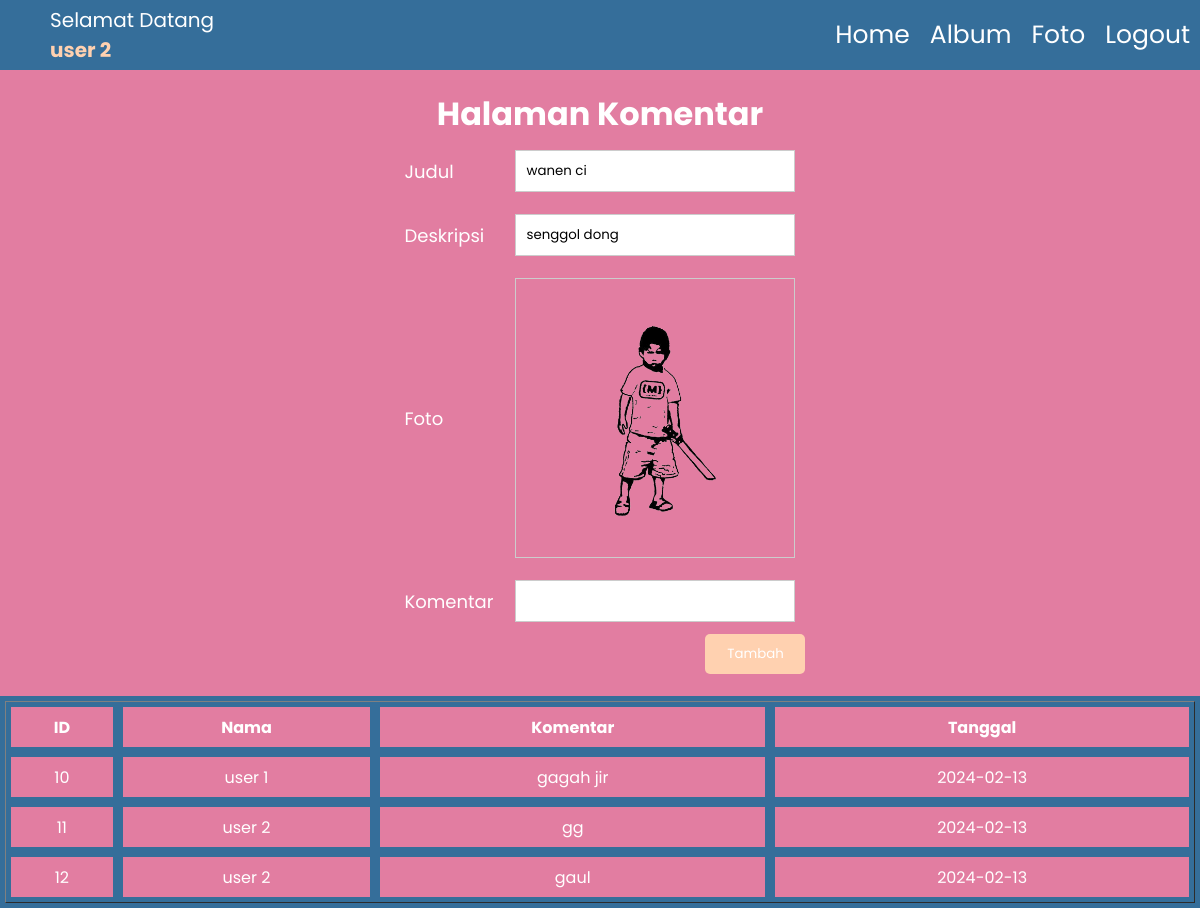
/komentar.php?fotoid=12 (signed in), run on the app's committed database.
### tables this page shows
CREATE TABLE `foto` (
  `fotoid` int(11) NOT NULL,
  `judul_foto` varchar(255) NOT NULL,
  `deskripsi_foto` text NOT NULL,
  `tanggal_unggah` date NOT NULL,
  `lokasi_file` varchar(255) NOT NULL,
  `albumid` int(11) NOT NULL,
  `id_user` int(11) NOT NULL
);

CREATE TABLE `komentarfoto` (
  `komentarid` int(11) NOT NULL,
  `fotoid` int(11) NOT NULL,
  `id_user` int(11) NOT NULL,
  `isikomentar` text NOT NULL,
  `tanggal_komentar` date NOT NULL
);

CREATE TABLE `user` (
  `id_user` int(11) NOT NULL,
  `username` varchar(255) NOT NULL,
  `password` varchar(255) NOT NULL,
  `email` varchar(255) NOT NULL,
  `nama_lengkap` varchar(255) NOT NULL,
  `alamat` text NOT NULL
);

### komentar.php (the view, shortened to what this page needs)
<!DOCTYPE html>
<html lang="en">
<head>
  <link rel="stylesheet" href="css/komentar.css">
  <link rel="stylesheet" href="https://cdnjs.cloudflare.com/ajax/libs/font-awesome/6.5.1/css/all.min.css"/>
</head>
<body>
  <ul>
    <li><p>Selamat Datang <b><?=$_SESSION['nama_lengkap']?></b></p></li>
    <div class="nav">
    <li><a href="index.php">Home</a></li>
    <li><a href="album.php">Album</a></li>
    <li><a href="foto.php">Foto</a></li>
    <li><a href="logout.php">Logout</a></li>
    </div>
  </ul>
  <h1>Halaman Komentar</h1>
  <div class="form">
  <form action="tmb_komentar.php" method="post">
    <?php
      include "koneksi.php";
      $fotoid=$_GET['fotoid'];
      $sql=mysqli_query($koneksi, "select * from foto where fotoid='$fotoid'");
      while($data=mysqli_fetch_array($sql)){
    ?>
    <table>
      <tr>
        <td class="label">Judul</td>
        <td><input type="text" name="judul_foto" value="<?=$data['judul_foto']?>" class="input"></td>
      </tr>
      <tr>
        <td class="label">Deskripsi</td>
        <td><input type="text" name="deskripsi_foto" value="<?=$data['deskripsi_foto']?>" class="input"></td>
      </tr>
      <tr>
        <td class="label">Foto</td>
        <td><img src="gambar/<?=$data['lokasi_file']?>" widht="200px" class="lokasi_file"></td>
      </tr>
      <tr>
        <td class="label">Komentar</td>
        <td><input type="text" name="isikomentar" class="input"></td>
      </tr>
      <tr>
        <td></td>
        <td><input type="submit" value="Tambah" class="button"></td>
      </tr>
    </table>
    <?php
      }
    ?>
  </form>
  </div>
  <div class="input-table">
  <table width="100%" border="1" cellpadding=5 cellspacing=0>
    <tr>
        <th>ID</th>
        <th>Nama</th>
        <th>Komentar</th>
        <th>Tanggal</th>
    </tr>
    <?php
      include "koneksi.php";
      $sql=mysqli_query($koneksi, "select * from komentarfoto,user where komentarfoto.id_user=user.id_user");
      while($data=mysqli_fetch_array($sql)){
    ?>
        <tr>
            <td><?=$data['komentarid']?></td>
            <td><?=$data['nama_lengkap']?></td>
            <td><?=$data['isikomentar']?></td>
            <td><?=$data['tanggal_komentar']?></td>
        </tr>
    <?php
      }
    ?>
  </table>
  </div>
</body>
</html>

### css/komentar.css (style rules this page uses)
* { margin: 0; padding: 0; font-family: "Poppins", sans-serif; box-sizing: border-box; }
body { background: #E27DA1; height: 100vh; }
p { color: #fff; }
b { color: #FFD1B0; }
ul { background-color: #356E9A; display: flex; align-items: center; height: 70px; }
li { list-style: none; }
li p { margin-right: 200px; margin-left: 50px; font-size: 20px; }
.nav { display: flex; margin-left: 400px; }
a { text-decoration: none; color: #fff; font-size: 25px; margin: 20px 10px; }
h1 { text-align: center; color: #fff; margin-top: 20px; }
.form { width: auto; display: flex; justify-content: center; align-items: center; }
.label { color: #fff; font-size: 18px; padding: 10px; }
.input { display: block; border: 1px solid #ccc; width: 280px; padding: 10px; margin: 10px; }
.lokasi_file { color: #fff; display: block; border: 1px solid #ccc; width: 280px; padding: 10px; margin: 10px; }
.button { float: right; background: #FFD1B0; padding: 10px 15px; color: #fff; border-radius: 5px; border: none; width: 100px; }
.input-table { display: flex; justify-content: center; margin-top: 20px; color: #fff; text-align: center; border: 5px solid #356E9A; }
.input-table th { height: 50px; border: 5px solid #356E9A; }
.input-table td { height: 50px; border: 5px solid #356E9A; }

### data on the page
foto: judul_foto "wanen ci", deskripsi_foto "senggol dong", lokasi_file (picture)
komentarfoto: komentarid "10", id_user.nama_lengkap "user 1", isikomentar "gagah jir", tanggal_komentar "2024-02-13"
komentarfoto: komentarid "11", id_user.nama_lengkap "user 2", isikomentar "gg", tanggal_komentar "2024-02-13"
komentarfoto: komentarid "12", id_user.nama_lengkap "user 2", isikomentar "gaul", tanggal_komentar "2024-02-13"

### other printed values
$_SESSION['nama_lengkap'] "user 2"
